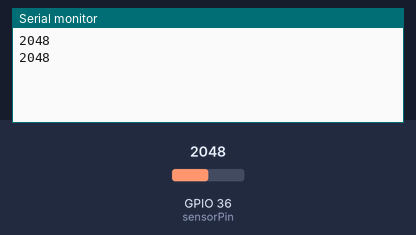
This sketch was run on a simulated ESP32. Shown: the last lines printed to the serial monitor. Inputs (shaded band) come from the test bench; at power-on: GPIO 36 (sensorPin) = 2048.

Above: at 2.8 s.
2.9 s: GPIO 36 (sensorPin) set to 2866
At 4.8 s:
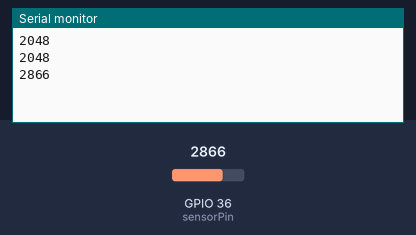
5.6 s: GPIO 36 (sensorPin) set to 3603
At 6.3 s:
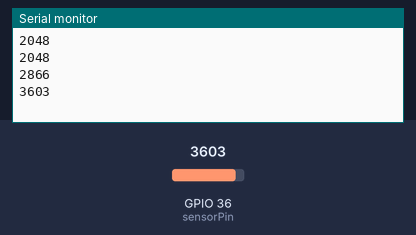
Timing chart, 0 to 8.6 s (numbered marks = the images above; inputs shaded):
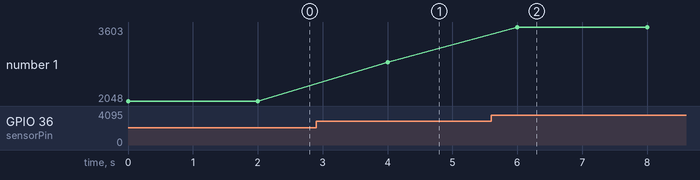

Measured:
- after the input at 2.9 s, the serial monitor: prints a new line after 1.1 s (image 1)
- after the input at 5.6 s, the serial monitor: prints a new line after 0.40 s (image 2)
- plotted number 1: 2048 → 2866 after the input at 2.9 s, 2866 → 3603 after the input at 5.6 s

The sketch:

sensor_esp32.ino
```cpp
int sensorPin = 36;    // select the input pin for the potentiometer

void setup() {
  // declare the ledPin as an OUTPUT:
  Serial.begin(115200);
  analogSetAttenuation(ADC_0db);
}

void loop() {
  // read the value from the sensor:
  Serial.println(analogRead(sensorPin));
  delay(2000);
}
```
